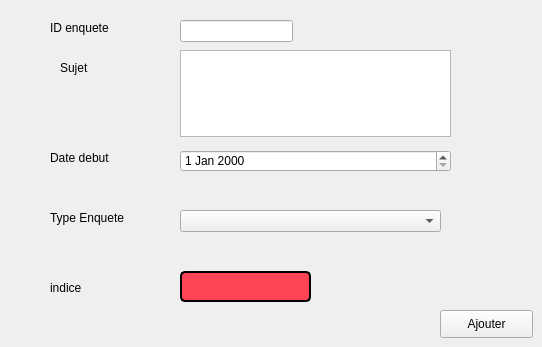
        <widget class="QWidget" name="tab_9">
         <attribute name="icon">
          <iconset resource="images.qrc">
           <normaloff>:/enquette.png</normaloff>:/enquette.png</iconset>
         </attribute>
         <attribute name="title">
          <string>Ajouter enquete</string>
         </attribute>
         <widget class="QLabel" name="label_74">
          <property name="geometry">
           <rect>
            <x>50</x>
            <y>20</y>
            <width>71</width>
            <height>16</height>
           </rect>
          </property>
          <property name="text">
           <string>ID enquete</string>
          </property>
         </widget>
         <widget class="QLabel" name="label_75">
          <property name="geometry">
           <rect>
            <x>60</x>
            <y>60</y>
            <width>56</width>
            <height>16</height>
           </rect>
          </property>
          <property name="text">
           <string>Sujet </string>
          </property>
         </widget>
         <widget class="QDateEdit" name="dateEdit">
          <property name="geometry">
           <rect>
            <x>180</x>
            <y>150</y>
            <width>271</width>
            <height>22</height>
           </rect>
          </property>
         </widget>
         <widget class="QLabel" name="label_76">
          <property name="geometry">
           <rect>
            <x>50</x>
            <y>150</y>
            <width>91</width>
            <height>16</height>
           </rect>
          </property>
          <property name="text">
           <string>Date debut</string>
          </property>
         </widget>
         <widget class="QLineEdit" name="lineEdit_13">
          <property name="geometry">
           <rect>
            <x>180</x>
            <y>20</y>
            <width>113</width>
            <height>22</height>
           </rect>
          </property>
         </widget>
         <widget class="QTextEdit" name="textEdit_5">
          <property name="geometry">
           <rect>
            <x>180</x>
            <y>50</y>
            <width>271</width>
            <height>87</height>
           </rect>
          </property>
         </widget>
         <widget class="QLabel" name="label_77">
          <property name="geometry">
           <rect>
            <x>50</x>
            <y>210</y>
            <width>101</width>
            <height>16</height>
           </rect>
          </property>
          <property name="text">
           <string>Type Enquete</string>
          </property>
         </widget>
         <widget class="QComboBox" name="comboBox_5">
          <property name="geometry">
           <rect>
            <x>180</x>
            <y>210</y>
            <width>261</width>
            <height>22</height>
           </rect>
          </property>
          <item>
           <property name="text">
            <string/>
           </property>
          </item>
          <item>
           <property name="text">
            <string>vol</string>
           </property>
          </item>
          <item>
           <property name="text">
            <string>meurtre</string>
           </property>
          </item>
          <item>
           <property name="text">
            <string>terrorisme</string>
           </property>
          </item>
          <item>
           <property name="text">
            <string>viole</string>
           </property>
          </item>
         </widget>
         <widget class="QLabel" name="label_78">
          <property name="geometry">
           <rect>
            <x>50</x>
            <y>280</y>
            <width>56</width>
            <height>16</height>
           </rect>
          </property>
          <property name="text">
           <string>indice</string>
          </property>
         </widget>
         <widget class="QToolButton" name="toolButton">
          <property name="geometry">
           <rect>
            <x>180</x>
            <y>271</y>
            <width>131</width>
            <height>31</height>
           </rect>
          </property>
          <property name="styleSheet">
           <string notr="true">border: 2px solid black;
	border-radius : 5px;	
	background-color: #f45;</string>
          </property>
          <property name="text">
           <string/>
          </property>
          <property name="icon">
           <iconset resource="images.qrc">
            <normaloff>:/upload_image.png</normaloff>:/upload_image.png</iconset>
          </property>
          <property name="iconSize">
           <size>
            <width>28</width>
            <height>30</height>
           </size>
          </property>
         </widget>
         <widget class="QPushButton" name="pushButton_ajouterenquette">
          <property name="geometry">
           <rect>
            <x>440</x>
            <y>310</y>
            <width>93</width>
            <height>28</height>
           </rect>
          </property>
          <property name="text">
           <string>Ajouter</string>
          </property>
         </widget>
         <widget class="QLabel" name="toolButon_text">
          <property name="geometry">
           <rect>
            <x>330</x>
            <y>280</y>
            <width>191</width>
            <height>16</height>
           </rect>
          </property>
          <property name="text">
           <string/>
          </property>
         </widget>
        </widget>
